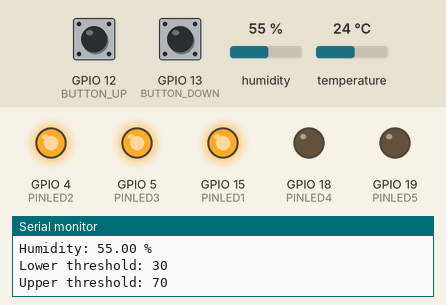
Simulated run of this sketch. Board: ESP32. Parts: output pins drawn as LEDs (lit = HIGH), the last lines printed to the serial monitor. The inputs (shaded band) are chosen by the test bench; at power-on: GPIO 12 (BUTTON_UP) HIGH, GPIO 13 (BUTTON_DOWN) HIGH, humidity 55 %, temperature 24 °C. WiFi joins after 1.5 s; servers stay silent unless stated.

Above: at 2.7 s.
2.8 s: GPIO 12 (BUTTON_UP) pulled LOW for 3.2 s
At 6.4 s:
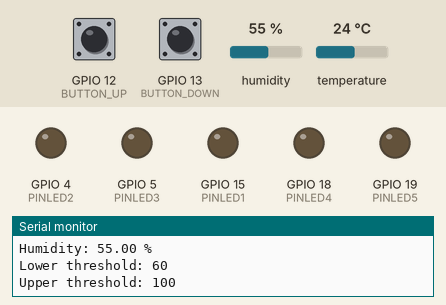
7.5 s: GPIO 13 (BUTTON_DOWN) pulled LOW for 3.2 s
At 10.7 s:
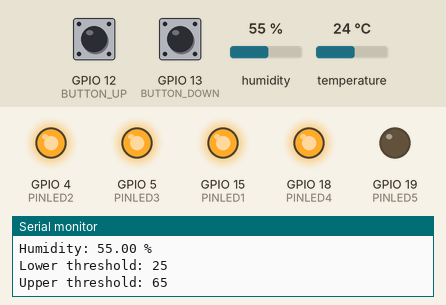
12.2 s: humidity set to 58 %
15.2 s: humidity set to 61 %
At 17.0 s:
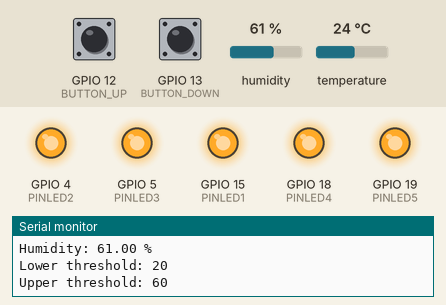
17.6 s: humidity set to 22 %
At 19.3 s:
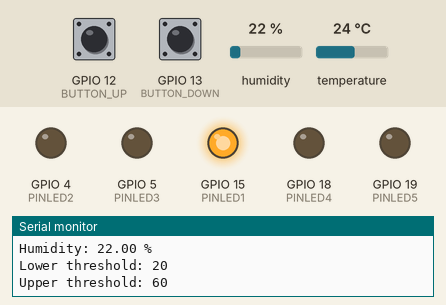
19.6 s: humidity set to 28 %
21.3 s: humidity set to 31 %
At 23.5 s:
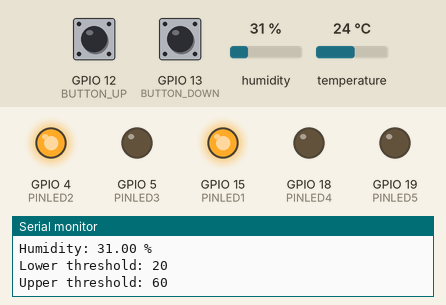
Timing chart, 0 to 24.7 s (numbered marks = the images above; inputs shaded):
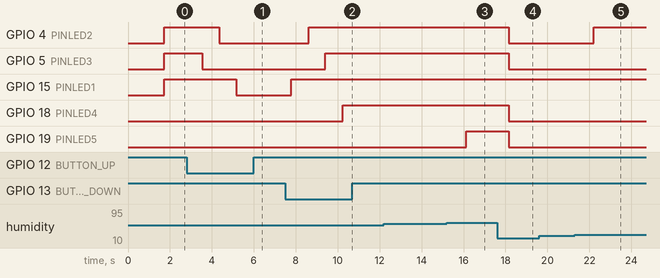

The sketch:

tpfinal.ino
```cpp
#include <WiFi.h>
#include <WiFiClient.h>
#include <WebServer.h>
#include <DHT.h>

// Define LED pins
#define PINLED1 15
#define PINLED2 4
#define PINLED3 5
#define PINLED4 18
#define PINLED5 19

// Define DHT sensor pin
#define PINDHT 21
#define DHTTYPE DHT11  // DHT 11

// Define button pins (optional, if you still want physical buttons)
#define BUTTON_UP 12
#define BUTTON_DOWN 13

// Replace with your network credentials
const char* ssid = "Juan";
const char* password = "IOTPASION";

// Initialize DHT sensor
DHT dht(PINDHT, DHTTYPE);

// Variables for humidity thresholds
int lowerThreshold = 30;
int upperThreshold = 70;

// Create WebServer object on port 80
WebServer server(80);

// HTML webpage to be served (without buttons)
const char* html = R"=====(
<!DOCTYPE html>
<html>
<head>
<title>DHT Sensor Readings</title>
<style>
body {
  font-family: sans-serif;
  text-align: center;
}
h1 {
  color: #333;
}
.container {
  display: flex;
  justify-content: center;
  align-items: center;
  flex-direction: column;
  margin-top: 50px;
}
.reading {
  margin: 20px 0;
  font-size: 24px;
}
.leds {
  display: flex;
  justify-content: center;
}
.led {
  width: 30px;
  height: 30px;
  border-radius: 50%;
  margin: 0 5px;
  background-color: #ccc; /* Gray for off state */
}
.led.on {
  background-color: #0f0; /* Green for on state */
}
</style>
</head>
<body>
  <h1>DHT Sensor Readings</h1>
  <div class="container">
    <div class="reading" id="humidity">Humidity: -- %</div>
    <div class="leds">
      <div class="led" id="led1"></div>
      <div class="led" id="led2"></div>
      <div class="led" id="led3"></div>
      <div class="led" id="led4"></div>
      <div class="led" id="led5"></div>
    </div>
    <div>
      Lower Threshold: <span id="lowerThreshold">--</span>
      Upper Threshold: <span id="upperThreshold">--</span>
    </div>
  </div>

  <script>
    // Replace with your ESP's IP address
    const espIpAddress = "10.8.5.181"; // Put your ESP's IP address here

    function updateReadings(data) {
      document.getElementById("humidity").innerText = `Humidity: ${data.humidity} %`;
      document.getElementById("lowerThreshold").innerText = data.lower;
      document.getElementById("upperThreshold").innerText = data.upper;

      const leds = [
        document.getElementById("led1"),
        document.getElementById("led2"),
        document.getElementById("led3"),
        document.getElementById("led4"),
        document.getElementById("led5")
      ];

      leds.forEach((led, index) => {
        if (data.humidity >= data.lower + index * 10) {
          led.classList.add("on");
        } else {
          led.classList.remove("on");
        }
      });
    }

    setInterval(() => {
      fetch(`http://${espIpAddress}/readings`)
        .then(response => response.json())
        .then(data => updateReadings(data)); // Pass the entire data object
    }, 2000);
  </script>
</body>
</html>
)=====";

// Function to handle the root path
void handleRoot() {
  server.send(200, "text/html", html);
}

// Function to handle readings
void handleReadings() {
  float h = dht.readHumidity();
  String json = "{";
  json += "\"humidity\":" + String(h) + ",";
  json += "\"lower\":" + String(lowerThreshold) + ",";
  json += "\"upper\":" + String(upperThreshold);
  json += "}";
  server.send(200, "application/json", json);
}

void setup() {
  Serial.begin(115200);
  dht.begin();

  // Set LED pins as output
  pinMode(PINLED1, OUTPUT);
  pinMode(PINLED2, OUTPUT);
  pinMode(PINLED3, OUTPUT);
  pinMode(PINLED4, OUTPUT);
  pinMode(PINLED5, OUTPUT);

  // Set button pins as input with pullup (optional)
  pinMode(BUTTON_UP, INPUT_PULLUP);
  pinMode(BUTTON_DOWN, INPUT_PULLUP);

  // Connect to Wi-Fi
  WiFi.mode(WIFI_STA);
  WiFi.begin(ssid, password);
  while (WiFi.status() != WL_CONNECTED) {
    delay(500);
    Serial.print(".");
  }

  // Display IP address
  Serial.println("");
  Serial.println("WiFi connected");
  Serial.print("IP address: ");
  Serial.println(WiFi.localIP());

  // Define web server routes
  server.on("/", handleRoot);
  server.on("/readings", handleReadings);

  // Start server
  server.begin();
  Serial.println("HTTP server started");
}

void loop() {
  server.handleClient(); // Handle web server requests

  delay(200);
  // Read humidity
  float h = dht.readHumidity();

  // Check if any reads failed and exit early (to try again).
  if (isnan(h)) {
    Serial.println("Failed to read from DHT sensor!");
    return;
  }

  // Output readings to serial monitor
  Serial.print("Humidity: ");
  Serial.print(h);
  Serial.println(" %");

  // Print current thresholds to serial monitor
  Serial.print("Lower threshold: ");
  Serial.println(lowerThreshold);
  Serial.print("Upper threshold: ");
  Serial.println(upperThreshold);

  // You can keep the physical button functionality if needed
  if (digitalRead(BUTTON_UP) == LOW && upperThreshold < 100) {
    lowerThreshold += 5;
    upperThreshold += 5;
    delay(200);
  }
  if (digitalRead(BUTTON_DOWN) == LOW && lowerThreshold > 0) {
    lowerThreshold -= 5;
    upperThreshold -= 5;
    delay(200);
  }

  // Turn on LEDs based on humidity
  if (h < lowerThreshold) {
    digitalWrite(PINLED1, LOW);
    digitalWrite(PINLED2, LOW);
    digitalWrite(PINLED3, LOW);
    digitalWrite(PINLED4, LOW);
    digitalWrite(PINLED5, LOW);
  } else if (h >= lowerThreshold && h < lowerThreshold + 10) {
    digitalWrite(PINLED1, HIGH);
    digitalWrite(PINLED2, LOW);
    digitalWrite(PINLED3, LOW);
    digitalWrite(PINLED4, LOW);
    digitalWrite(PINLED5, LOW);
  } else if (h >= lowerThreshold + 10 && h < lowerThreshold + 20) {
    digitalWrite(PINLED1, HIGH);
    digitalWrite(PINLED2, HIGH);
    digitalWrite(PINLED3, LOW);
    digitalWrite(PINLED4, LOW);
    digitalWrite(PINLED5, LOW);
  } else if (h >= lowerThreshold + 20 && h < lowerThreshold + 30) {
    digitalWrite(PINLED1, HIGH);
    digitalWrite(PINLED2, HIGH);
    digitalWrite(PINLED3, HIGH);
    digitalWrite(PINLED4, LOW);
    digitalWrite(PINLED5, LOW);
  } else if (h >= lowerThreshold + 30 && h < lowerThreshold + 40) {
    digitalWrite(PINLED1, HIGH);
    digitalWrite(PINLED2, HIGH);
    digitalWrite(PINLED3, HIGH);
    digitalWrite(PINLED4, HIGH);
    digitalWrite(PINLED5, LOW);
  } else { // h >= upperThreshold
    digitalWrite(PINLED1, HIGH);
    digitalWrite(PINLED2, HIGH);
    digitalWrite(PINLED3, HIGH);
    digitalWrite(PINLED4, HIGH);
    digitalWrite(PINLED5, HIGH);
  }
}
```

Measured:
- the behaviour switches between 59 and 60 % on humidity (found by bisection; images 2 and 3)
- the behaviour switches between 29 and 30 % on humidity (found by bisection; images 4 and 5)
- after the input at 2.8 s, GPIO 4 (PINLED2): HIGH → LOW after 1.6 s; GPIO 5 (PINLED3): HIGH → LOW after 0.73 s; GPIO 15 (PINLED1): HIGH → LOW after 2.4 s
- after the input at 7.5 s, GPIO 4 (PINLED2): LOW → HIGH after 1.1 s; GPIO 5 (PINLED3): LOW → HIGH after 1.9 s; GPIO 15 (PINLED1): LOW → HIGH after 0.29 s; GPIO 18 (PINLED4): LOW → HIGH after 2.7 s
- after the input at 15.2 s, GPIO 19 (PINLED5): LOW → HIGH after 0.92 s
- after the input at 17.6 s, GPIO 4 (PINLED2), GPIO 5 (PINLED3), GPIO 18 (PINLED4), GPIO 19 (PINLED5): HIGH → LOW after 0.55 s
- after the input at 21.3 s, GPIO 4 (PINLED2): LOW → HIGH after 0.90 s
